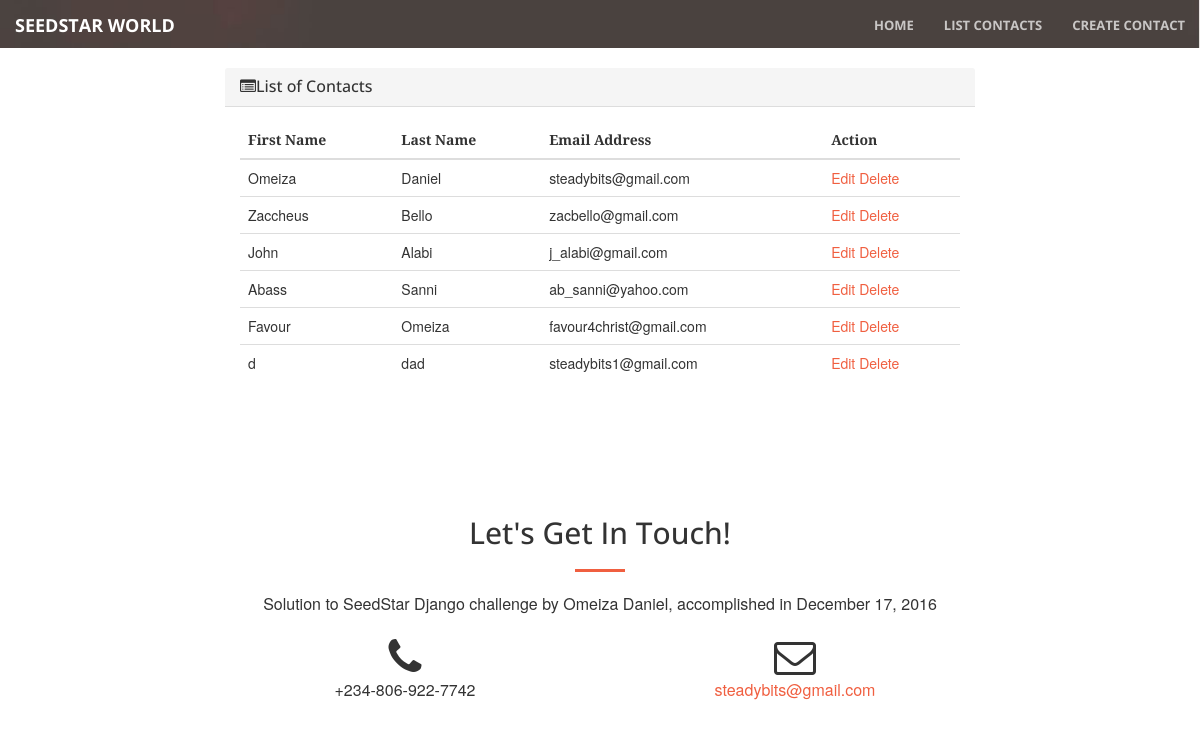
The app's page /list, older data.
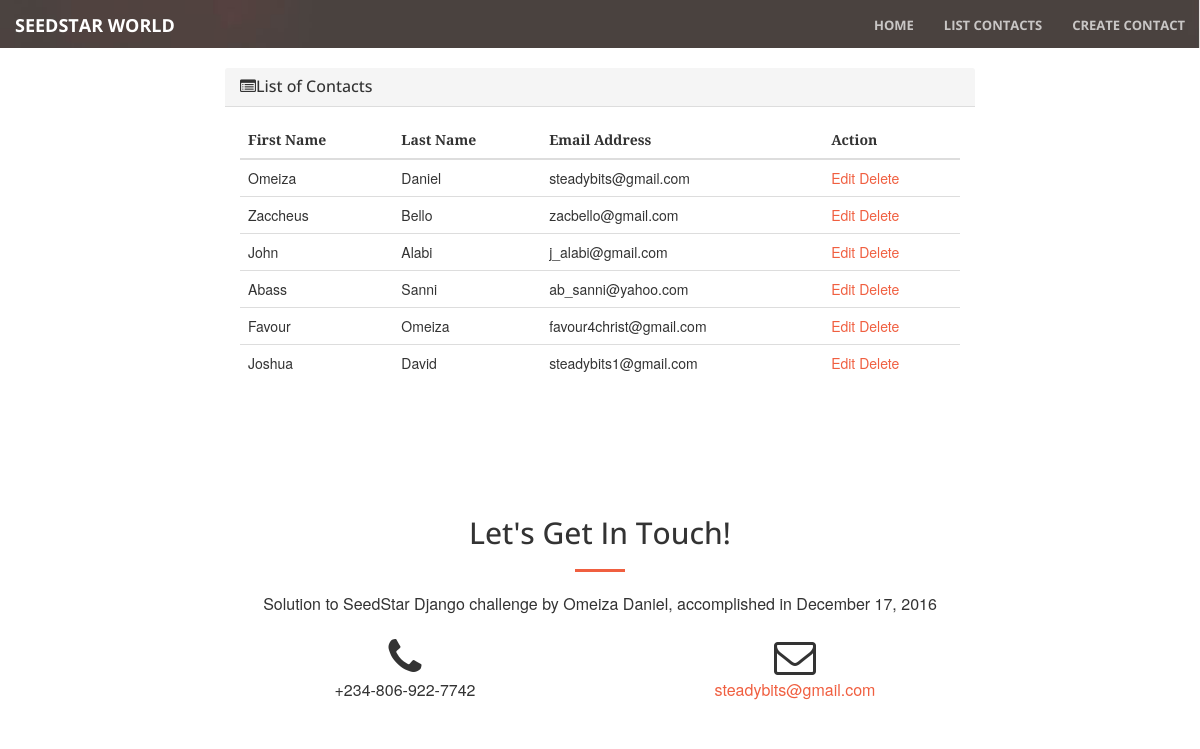
The same page, newer data.
### seedstar/models.py (models this page shows)
class Contact(models.Model):
    fname = models.CharField(max_length = 30, blank=False)
    lname = models.CharField(max_length = 30, blank=False)
    email_address = models.EmailField(max_length=50, blank=False, unique=True)

### seedstar/views.py (the view)
# urls.py: url(r'^list', views.list),
def list(request, template_name='list.html'):
    contact = Contact.objects.all()
    data = {}
    data['contacts'] = contact
    return render(request, template_name, data)

### templates/list.html
{% extends 'base.html' %}
{% load staticfiles %}
{% block content %}
{% include 'nav_image.html' %}
<br/><br/>
<div class="container">
    <div class="row">
        <div class="col-lg-8 col-lg-offset-2 -align-center">
            <div class="panel-default" >
                <div class="panel-heading">
                    <h3 class="panel-title"><i class="fa fa-list-alt"></i>List of Contacts</h3>
                </div>
                <div class="panel-body">
                    <table class="table table-hover" >
                        <thead>
                            <tr>
                                <th>First Name</th>
                                <th>Last Name</th>
                                <th>Email Address</th>
                                <th>Action</th>
                            </tr>
                        </thead>
                        <tbody>
                            {% for contact in contacts %}
                                <tr>
                                    <td>{{ contact.fname }}</td>
                                    <td>{{ contact.lname }}</td>
                                    <td>{{ contact.email_address }}</td>
                                    <td><a href="/edit/{{ contact.id }}" >Edit</a> <a href="/delete/{{ contact.id }}">Delete</a></td>
                                </tr>
                            {% endfor %}
                        </tbody>
                    </table>
                </div>
            </div>
        </div>
    </div>
</div>
{% endblock %}

### templates/base.html (shortened to what this page needs)
<!DOCTYPE html>
<html lang="en">
<head>
    {% load staticfiles %}
    <link rel="stylesheet" type="text/css" href="{% static  'fonts/bootstrap/css/bootstrap.min.css' %} "/>
    <link href="{% static 'fonts/font-awesome/css/font-awesome.min.css' %}" rel="stylesheet" type="text/css"/>
    <link href="{% static 'fonts/magnific-popup/magnific-popup.css' %}" rel="stylesheet"/>
    <link href="{% static 'css/creative.min.css' %}" rel="stylesheet"/>
</head>
<body id="page-top">
    <nav id="mainNav" class="navbar navbar-default navbar-fixed-top">
        <div class="container-fluid">
            <div class="navbar-header">
                <a class="navbar-brand page-scroll" href="#page-top">SeedStar World</a>
            </div>
            <div class="collapse navbar-collapse" id="bs-example-navbar-collapse-1">
                <ul class="nav navbar-nav navbar-right">
                    <li>
                        <a class="page-scroll" href="landing.html">Home</a>
                    </li>
                    <li>
                        <a class="page-scroll" href="list.html">List Contacts</a>
                    </li>
                    <li>
                        <a class="page-scroll" href="create.html">Create Contact</a>
                    </li>
                </ul>
            </div>
        </div>
    </nav>
    {% block content%}
    {% endblock %}
    <section id="contact">
        <div class="container">
            <div class="row">
                <div class="col-lg-8 col-lg-offset-2 text-center">
                    <h2 class="section-heading">Let's Get In Touch!</h2>
                    <hr class="primary">
                    <p>Solution to SeedStar Django challenge by Omeiza Daniel, accomplished in December 17, 2016</p>
                </div>
                <div class="col-lg-4 col-lg-offset-2 text-center">
                    <i class="fa fa-phone fa-3x sr-contact"></i>
                    <p>+234-806-922-7742</p>
                </div>
                <div class="col-lg-4 text-center">
                    <i class="fa fa-envelope-o fa-3x sr-contact"></i>
                    <p><a href="mailto:your-email@your-domain.com">steadybits@gmail.com</a></p>
                </div>
            </div>
        </div>
    </section>
</body>
</html>

### templates/nav_image.html
{% load staticfiles %}
<img src="{% static 'img/menu_img.jpg' %}" width="100%"/>

Row changes from the older to the newer data that the page shows:
changed Contact "steadybits1@gmail.com": fname "d" → "Joshua"; lname "dad" → "David"
